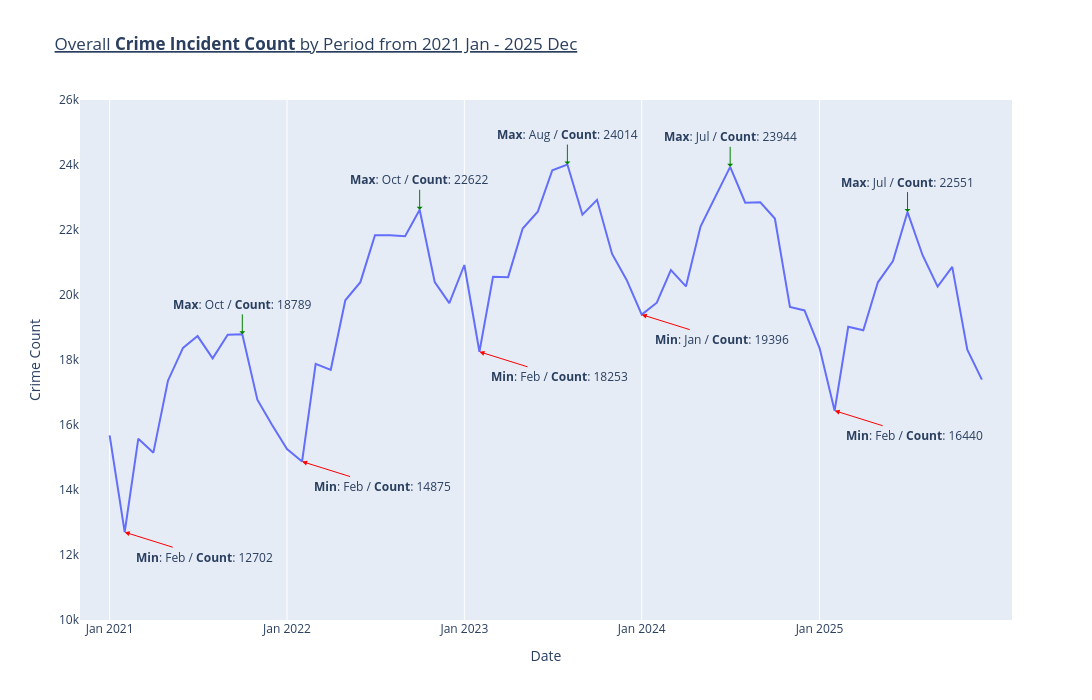

The notebook cell saved with this chart:
### Code cell
# Setting Fig
fig = px.scatter(x=case_per_period["period"], y=case_per_period["total_cnt"], 
                 title="<u>Overall <b>Crime Incident Count</b> by Period from 2021 Jan - 2025 Dec</u>",
                 height=700, width=1200)

# Adding min labels to the graph
for index, row in min_period.iterrows():
    x_val = row["period"]
    y_val = row["total_cnt"]
    
    fig.add_annotation(
        x=x_val,
        y=y_val,
        text=f"<b>Min</b>: {x_val.month_name()[:3]} / <b>Count</b>: {y_val}",
        showarrow=True,
        arrowhead=2,
        arrowcolor="Red",
        ax=80, 
        ay=25  # Moves text box 30 pixels down so it doesn't overlap the line
    )

# Adding max labels to the graph
for index, row in max_period.iterrows():
    x_val = row["period"]
    y_val = row["total_cnt"]
    
    fig.add_annotation(
        x=x_val,
        y=y_val,
        text=f"<b>Max</b>: {x_val.month_name()[:3]} / <b>Count</b>: {y_val}",
        showarrow=True,
        arrowhead=1,
        arrowcolor="Green",
        ax=0, 
        ay=-30  # Moves text box 30 pixels down so it doesn't overlap the line
    )

fig.update_traces(mode="lines")
fig.update_xaxes(title="Date", tickmode="array", tickvals=["2021-01", "2022-01", "2023-01", "2024-01", "2025-01"], 
                 ticktext=["Jan 2021", "Jan 2022", "Jan 2023", "Jan 2024", "Jan 2025",],range=["2020-11", "2026-02"])
fig.update_yaxes(title="Crime Count", showgrid=False, range=[10000, 26000])
fig.show()

### Figure 1 — Plotly figure (JSON) as saved in the notebook; plotly's stock layout.template omitted (floating-point values rounded to 4 significant figures)
{"data": [{"hovertemplate": "x=%{x}<br>y=%{y}<extra></extra>", "legendgroup": "", "marker": {"color": "#636efa", "symbol": "circle"}, "mode": "lines", "name": "", "orientation": "v", "showlegend": false, "type": "scatter", "x": ["2021-01-01T00:00:00.000000", "2021-02-01T00:00:00.000000", "2021-03-01T00:00:00.000000", "2021-04-01T00:00:00.000000", "2021-05-01T00:00:00.000000", "2021-06-01T00:00:00.000000", "2021-07-01T00:00:00.000000", "2021-08-01T00:00:00.000000", "2021-09-01T00:00:00.000000", "2021-10-01T00:00:00.000000", "2021-11-01T00:00:00.000000", "2021-12-01T00:00:00.000000", "2022-01-01T00:00:00.000000", "2022-02-01T00:00:00.000000", "2022-03-01T00:00:00.000000", "2022-04-01T00:00:00.000000", "2022-05-01T00:00:00.000000", "2022-06-01T00:00:00.000000", "2022-07-01T00:00:00.000000", "2022-08-01T00:00:00.000000", "2022-09-01T00:00:00.000000", "2022-10-01T00:00:00.000000", "2022-11-01T00:00:00.000000", "2022-12-01T00:00:00.000000", "2023-01-01T00:00:00.000000", "2023-02-01T00:00:00.000000", "2023-03-01T00:00:00.000000", "2023-04-01T00:00:00.000000", "2023-05-01T00:00:00.000000", "2023-06-01T00:00:00.000000", "2023-07-01T00:00:00.000000", "2023-08-01T00:00:00.000000", "2023-09-01T00:00:00.000000", "2023-10-01T00:00:00.000000", "2023-11-01T00:00:00.000000", "2023-12-01T00:00:00.000000", "2024-01-01T00:00:00.000000", "2024-02-01T00:00:00.000000", "2024-03-01T00:00:00.000000", "2024-04-01T00:00:00.000000", "2024-05-01T00:00:00.000000", "2024-06-01T00:00:00.000000", "2024-07-01T00:00:00.000000", "2024-08-01T00:00:00.000000", "2024-09-01T00:00:00.000000", "2024-10-01T00:00:00.000000", "2024-11-01T00:00:00.000000", "2024-12-01T00:00:00.000000", "2025-01-01T00:00:00.000000", "2025-02-01T00:00:00.000000", "2025-03-01T00:00:00.000000", "2025-04-01T00:00:00.000000", "2025-05-01T00:00:00.000000", "2025-06-01T00:00:00.000000", "2025-07-01T00:00:00.000000", "2025-08-01T00:00:00.000000", "2025-09-01T00:00:00.000000", "2025-10-01T00:00:00.000000", "2025-11-01T00:00:00.000000", "2025-12-01T00:00:00.000000"], "xaxis": "x", "y": [15678, 12702, 15580, 15149, 17363, 18371, 18736, 18049, 18777, 18789, 16780, 16007, 15258, 14875, 17882, 17698, 19837, 20395, 21837, 21838, 21810, 22622, 20399, 19749, 20923, 18253, 20558, 20550, 22044, 22561, 23839, 24014, 22471, 22928, 21264, 20464, 19396, 19764, 20767, 20265, 22107, 23017, 23944, 22838, 22854, 22354, 19633, 19525, 18367, 16440, 19023, 18916, 20390, 21042, 22551, 21224, 20256, 20864, 18320, 17397], "yaxis": "y"}], "layout": {"annotations": [{"arrowcolor": "Red", "arrowhead": 2, "ax": 80, "ay": 25, "showarrow": true, "text": "<b>Min</b>: Feb / <b>Count</b>: 12702", "x": "2021-02-01T00:00:00", "y": 12702}, {"arrowcolor": "Red", "arrowhead": 2, "ax": 80, "ay": 25, "showarrow": true, "text": "<b>Min</b>: Feb / <b>Count</b>: 14875", "x": "2022-02-01T00:00:00", "y": 14875}, {"arrowcolor": "Red", "arrowhead": 2, "ax": 80, "ay": 25, "showarrow": true, "text": "<b>Min</b>: Feb / <b>Count</b>: 18253", "x": "2023-02-01T00:00:00", "y": 18253}, {"arrowcolor": "Red", "arrowhead": 2, "ax": 80, "ay": 25, "showarrow": true, "text": "<b>Min</b>: Jan / <b>Count</b>: 19396", "x": "2024-01-01T00:00:00", "y": 19396}, {"arrowcolor": "Red", "arrowhead": 2, "ax": 80, "ay": 25, "showarrow": true, "text": "<b>Min</b>: Feb / <b>Count</b>: 16440", "x": "2025-02-01T00:00:00", "y": 16440}, {"arrowcolor": "Green", "arrowhead": 1, "ax": 0, "ay": -30, "showarrow": true, "text": "<b>Max</b>: Oct / <b>Count</b>: 18789", "x": "2021-10-01T00:00:00", "y": 18789}, {"arrowcolor": "Green", "arrowhead": 1, "ax": 0, "ay": -30, "showarrow": true, "text": "<b>Max</b>: Oct / <b>Count</b>: 22622", "x": "2022-10-01T00:00:00", "y": 22622}, {"arrowcolor": "Green", "arrowhead": 1, "ax": 0, "ay": -30, "showarrow": true, "text": "<b>Max</b>: Aug / <b>Count</b>: 24014", "x": "2023-08-01T00:00:00", "y": 24014}, {"arrowcolor": "Green", "arrowhead": 1, "ax": 0, "ay": -30, "showarrow": true, "text": "<b>Max</b>: Jul / <b>Count</b>: 23944", "x": "2024-07-01T00:00:00", "y": 23944}, {"arrowcolor": "Green", "arrowhead": 1, "ax": 0, "ay": -30, "showarrow": true, "text": "<b>Max</b>: Jul / <b>Count</b>: 22551", "x": "2025-07-01T00:00:00", "y": 22551}], "height": 700, "legend": {"tracegroupgap": 0}, "title": {"text": "<u>Overall <b>Crime Incident Count</b> by Period from 2021 Jan - 2025 Dec</u>"}, "width": 1200, "xaxis": {"anchor": "y", "domain": [0, 1], "range": ["2020-11", "2026-02"], "tickmode": "array", "ticktext": ["Jan 2021", "Jan 2022", "Jan 2023", "Jan 2024", "Jan 2025"], "tickvals": ["2021-01", "2022-01", "2023-01", "2024-01", "2025-01"], "title": {"text": "Date"}}, "yaxis": {"anchor": "x", "domain": [0, 1], "range": [10000, 26000], "showgrid": false, "title": {"text": "Crime Count"}}}}
